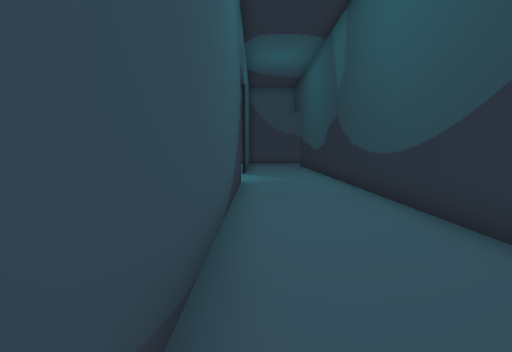
[1] (above)

19 first-person views from a walk through a Unity game level. The camera is 1.2 m above the floor, tilts 6° down and sees 90° across. The floor is counted in squares, 1 m on a side. Each view is taken from the middle of a square. On the plan, view 1 faces up. The plan holds only what a view shows up to about 12 squares ahead; the rest is blank. The place goes on beyond the plan. Some animated figures are not drawn.

[2]
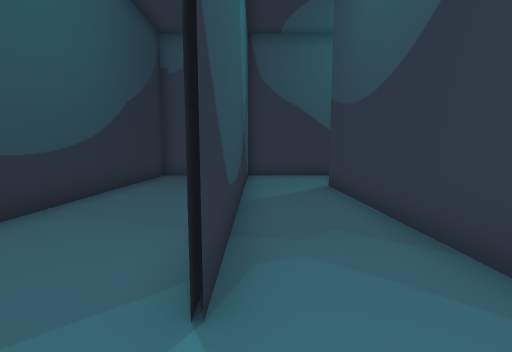

[3]
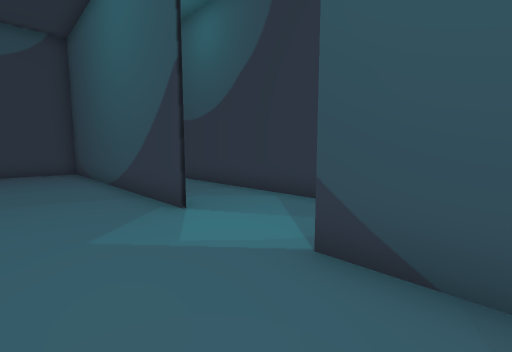

[4]
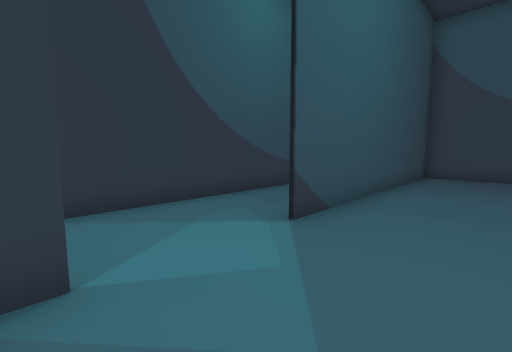

[5]
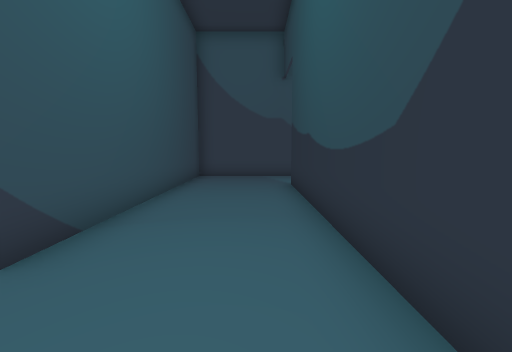

[6]
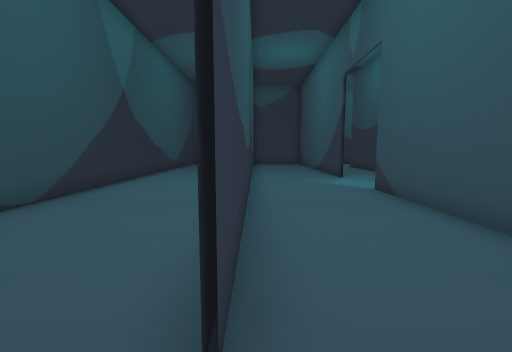

[7]
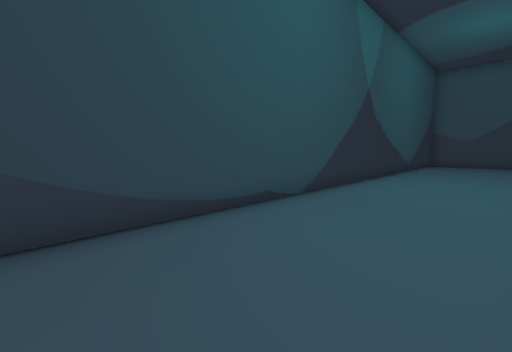

[8]
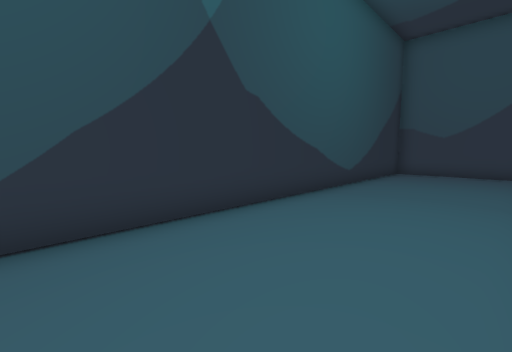

[9]
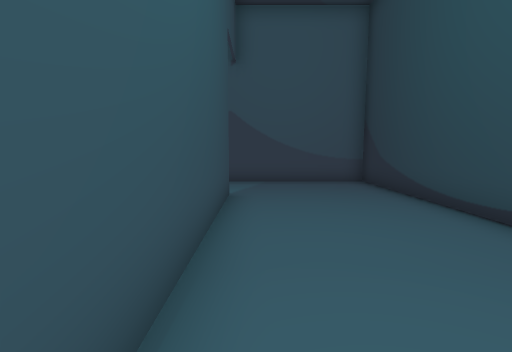

[10]
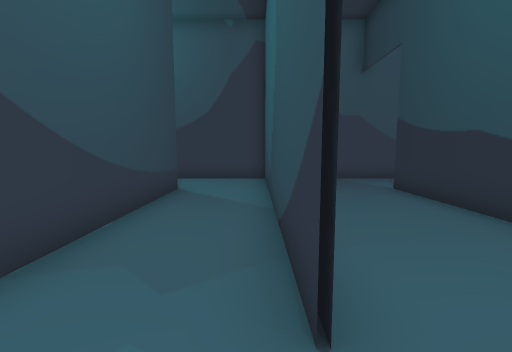

[11]
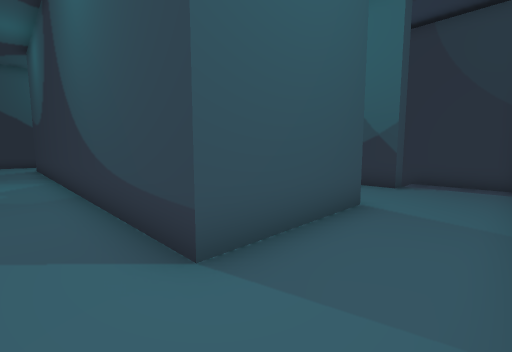

[12]
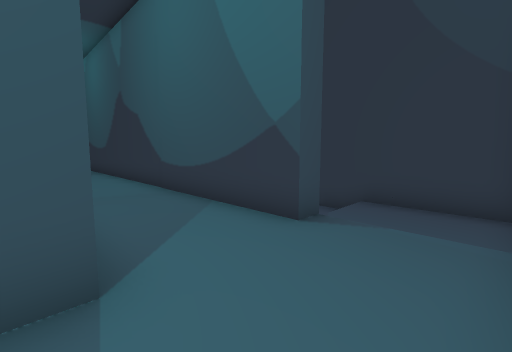

[13]
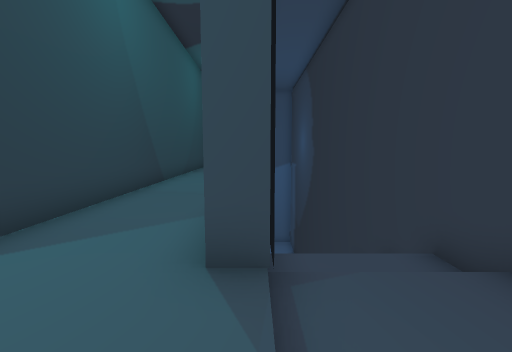

[14]
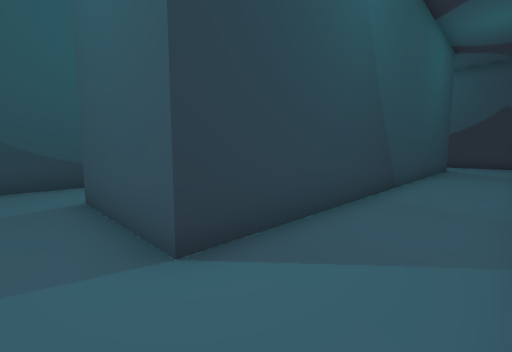

[15]
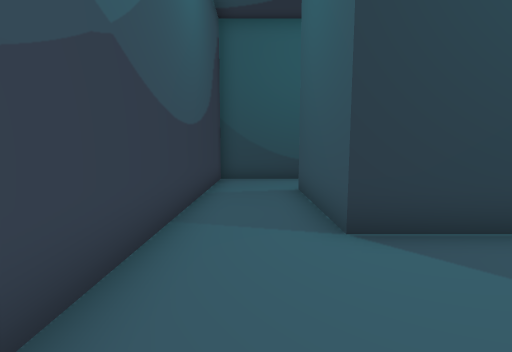

[16]
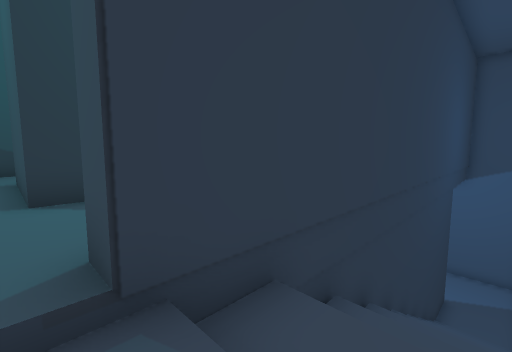

[17]
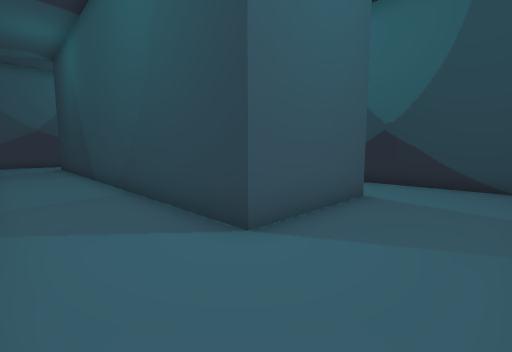

[18]
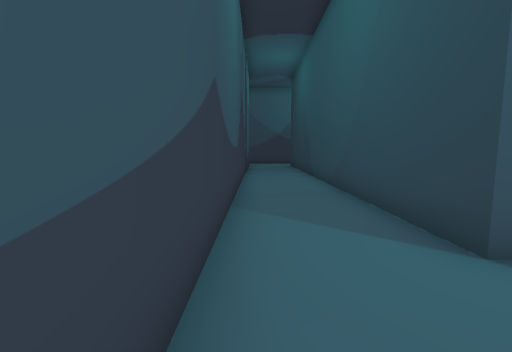

[19]
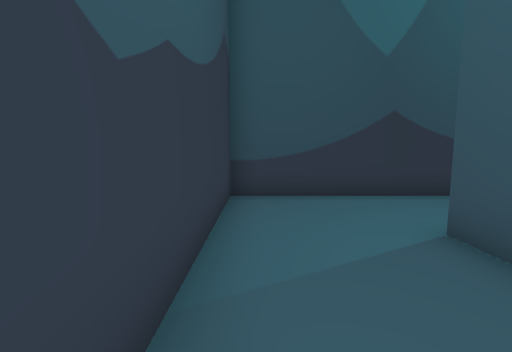

### Floor plan
Key: @ floor where view 1 was taken; # wall or solid block; . main floor; - floor 0.25 m lower than the main floor; / step, stairs or slope; v drop or lower ground; P pillar.
Columns run from 14 left of view 1 to 8 right of it. Each row starts with its distance up from view 1.
 22 PPP ###################
 21 #  /.........#........#
 20 #  /.........#........#
 19 #- /...####..#........#
 18 # /#...#  #..#...#....#
 17 #vv#...#  #..#...#....#
 16 #vv#...#  #..#...#....#
 15 #vv#...#  #..#...#....#
 14 #vv#...#  #..#...#....#
 13 #  #...#  #..#...#....#
 12 #vv#...#  #......#....#
 11 #vv#...#  #......#....#
 10 #  #...#  #......#....#
  9 #vv#...#  #..#...#....#
  8  vv#...#  #..#...#....#
  7    #...#  #..#...#....#
  6  vv#...#  #..#...#....#
  5  vv#...#  #..#...#....#
  4  vv#...#  #..#...#....#
  3  v #...####..#...#....#
  2    #.........#...#....#
  1    #.........#...#....#
  0    #.........#@..#....#
 -1    ####################

Where each view was taken, in squares from view 1:
view 1: 0 up, 0 right, facing up
view 2: 11 up, 1 left, facing down
view 3: 14 up, 2 right, facing down-left
view 4: 9 up, 2 right, facing up-left
view 5: 10 up, 2 right, facing up
view 6: 20 up, 3 right, facing down
view 7: 20 up, 4 right, facing down-right
view 8: 13 up, 4 right, facing down-right
view 9: 12 up, 4 right, facing up
view 10: 11 up, 1 left, facing up
view 11: 21 up, 2 left, facing down-left
view 12: 21 up, 7 left, facing down-left
view 13: 21 up, 11 left, facing down
view 14: 20 up, 10 left, facing down-right
view 15: 20 up, 11 left, facing right
view 16: 19 up, 13 left, facing down-right
view 17: 0 up, 10 left, facing up-right
view 18: 0 up, 10 left, facing up
view 19: 0 up, 4 left, facing left
